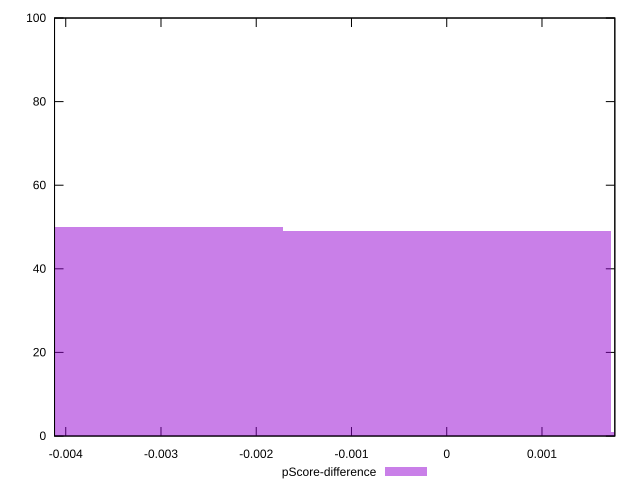

Write gnuplot code to recreate this figure.
reset

$pScoreDifference <<EOF
-0.003447781370286411 50
0 49
0.003447781370286411 1
EOF

set key outside below
set boxwidth 0.003447781370286411
set xrange [-0.004117647058823559:0.001764705882352946]
set yrange [0:100]
set trange [0:100]
set style fill transparent solid 0.5 noborder
set terminal svg size 640, 490 enhanced background rgb 'white'
set output "report_00009_2021-02-08T22-37-41.559Z/offscreen-images/samples/pages/pScore-difference/histogram.svg"

plot $pScoreDifference title "pScore-difference" with boxes

reset
